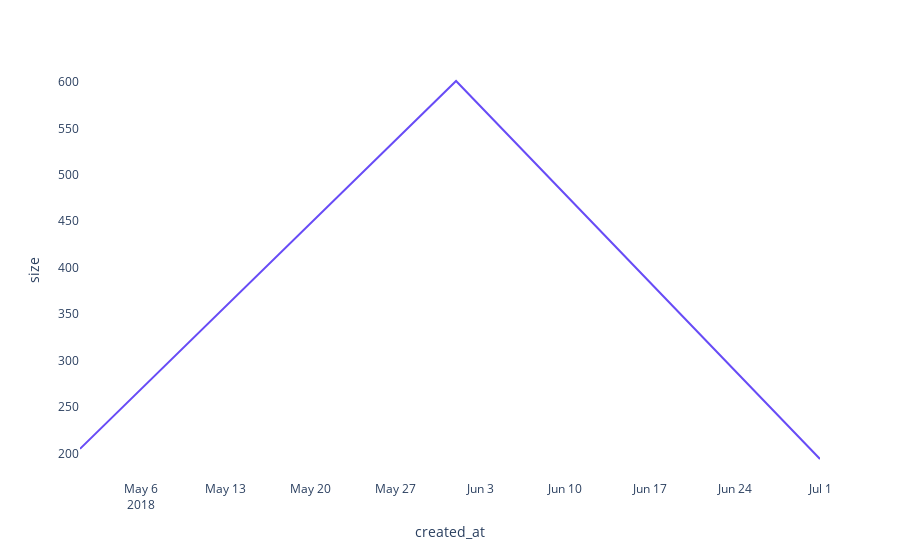

Notebook code cell kept with this figure:
### Markdown cell above
## Monthly Tweets

### Code cell
df_plot = (df.select(F.date_format('created_at', 'yyyy-MM').alias('created_at'))
 .groupby('created_at')
 .count()
 .withColumnRenamed('count', 'size'))
px.line(df_plot.toPandas().sort_values(by="created_at"), x='created_at', y='size')

### Figure 1 — Plotly figure (JSON) as saved in the notebook; plotly's stock layout.template omitted (floating-point values rounded to 4 significant figures)
{"data": [{"hovertemplate": "created_at=%{x}<br>size=%{y}<extra></extra>", "legendgroup": "", "line": {"color": "#684cf6", "dash": "solid"}, "marker": {"symbol": "circle"}, "mode": "lines", "name": "", "orientation": "v", "showlegend": false, "type": "scatter", "x": ["2018-05", "2018-06", "2018-07"], "xaxis": "x", "y": [205, 601, 194], "yaxis": "y"}], "layout": {"legend": {"tracegroupgap": 0}, "margin": {"t": 60}, "xaxis": {"anchor": "y", "domain": [0, 1], "title": {"text": "created_at"}}, "yaxis": {"anchor": "x", "domain": [0, 1], "title": {"text": "size"}}}}
